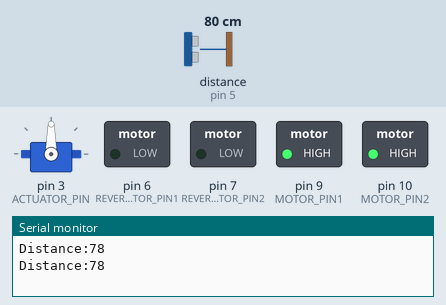
Recording of a sketch running on a simulated Arduino Uno, built with avr-gcc and run on an emulated ATmega328P. Parts: servo, switched loads named in the sketch (green lamp = pin HIGH), the last lines printed to the serial monitor. Wiring (inferred from the names in the program): ultrasonic range finder: trigger pin 4; echo pin 5. The inputs (shaded band) are chosen by the test bench; at power-on: distance to the obstacle (sensor on pin 5) 80 cm. The echo pulse lasts 58.3 µs per cm; pins used as bus, display or sensor lines are not drawn.

Above: at 10.2 s.
10.3 s: distance to the obstacle (sensor on pin 5) set to 22 cm
11.8 s: distance to the obstacle (sensor on pin 5) set to 18 cm
At 13.3 s:
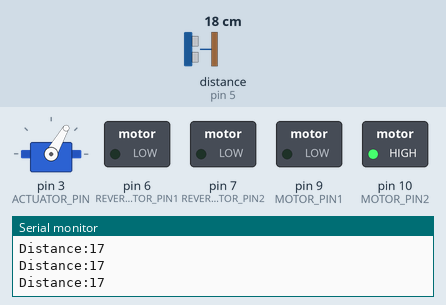
14.9 s: distance to the obstacle (sensor on pin 5) set to 35 cm
At 15.8 s:
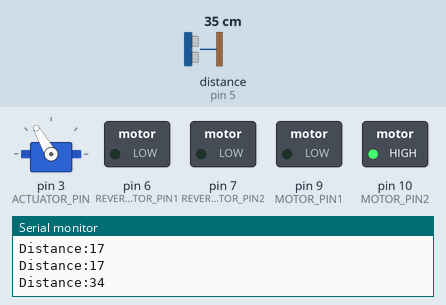
17.5 s: distance to the obstacle (sensor on pin 5) set to 2 cm
At 19.2 s:
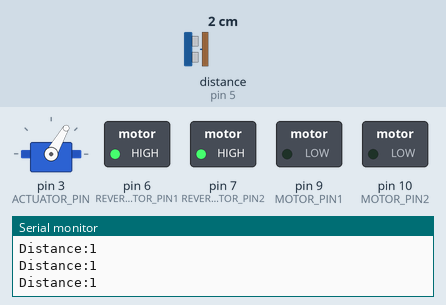
20.0 s: distance to the obstacle (sensor on pin 5) set to 60 cm
At 21.9 s:
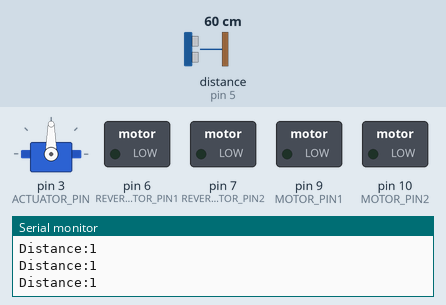
23.1 s: distance to the obstacle (sensor on pin 5) set to 4 cm
At 23.9 s:
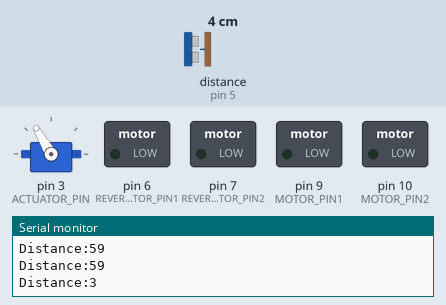
Timing chart, 0 to 27.2 s (numbered marks = the images above; inputs shaded):
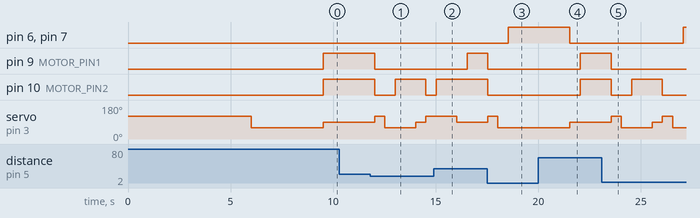

Measured:
- the behaviour switches between 21 and 20 cm on distance to the obstacle (sensor on pin 5) (found by bisection; images 0 and 1)
- after the input at 11.8 s, pin 9 (MOTOR_PIN1): HIGH → LOW after 0.22 s; pin 10 (MOTOR_PIN2): HIGH → LOW after 0.22 s, → HIGH 1.0 s later, → LOW 1.5 s later; servo on pin 3 (ACTUATOR_PIN): 90° → 120° after 0.22 s, → 60° 0.50 s later, → 90° 1.5 s later, → 120° 0.50 s later
- after the input at 14.9 s, pin 6 (REVERSE_MOTOR_PIN1), pin 7 (REVERSE_MOTOR_PIN2): stays LOW (without the input it goes to HIGH after 0.63 s); pin 9 (MOTOR_PIN1): LOW → HIGH after 1.6 s; pin 10 (MOTOR_PIN2): LOW → HIGH after 0.13 s; servo on pin 3 (ACTUATOR_PIN): 120° → 90° after 1.1 s
- after the input at 17.5 s, pin 6 (REVERSE_MOTOR_PIN1), pin 7 (REVERSE_MOTOR_PIN2): LOW → HIGH after 1.0 s; pin 9 (MOTOR_PIN1), pin 10 (MOTOR_PIN2): HIGH → LOW at once; servo on pin 3 (ACTUATOR_PIN): 90° → 120° at once, → 60° 0.50 s later
- after the input at 20.0 s, pin 9 (MOTOR_PIN1): LOW → HIGH after 2.0 s; pin 10 (MOTOR_PIN2): LOW → HIGH after 2.0 s instead of 3.0 s; servo on pin 3 (ACTUATOR_PIN): goes on until 21.5 s, then stays 90°
- after the input at 23.1 s, pin 6 (REVERSE_MOTOR_PIN1), pin 7 (REVERSE_MOTOR_PIN2): LOW → HIGH after 4.0 s

The sketch:

Method_2.ino
```cpp
 /* Complete program for reference */
#include <Servo.h>

#define LEFT_TURN 120
#define RIGHT_TURN 60
#define KEEP_STRAIGHT 90
#define COLLISION_POINT 20

#define ACTUATOR_PIN 3
#define TRIGGER 4
#define ECHO_PIN 5
#define REVERSE_MOTOR_PIN1 6
#define REVERSE_MOTOR_PIN2 7
#define MOTOR_PIN1  9
#define MOTOR_PIN2  10

Servo sonar_actuator;
  int uturn=0;
  long duration; int distance;
void robotStop() {
  digitalWrite(MOTOR_PIN1, LOW);
  digitalWrite(MOTOR_PIN2, LOW);
}
void TurnRobotRight() {
  digitalWrite(MOTOR_PIN1,HIGH);
  digitalWrite(MOTOR_PIN2, LOW);
  delay(1000);
}
void TurnRobotleft() {
  digitalWrite(MOTOR_PIN1,LOW);
  digitalWrite(MOTOR_PIN2, HIGH);
  delay(1000);
}

void MoveRobotForward() {
  digitalWrite(MOTOR_PIN1, HIGH);
  digitalWrite(MOTOR_PIN2, HIGH);
}
void makeUturn() {
  digitalWrite(MOTOR_PIN1, LOW);
  digitalWrite(MOTOR_PIN2, HIGH);
  delay(1000);
}

void TakeReverse() {
  digitalWrite(REVERSE_MOTOR_PIN1, HIGH);
  digitalWrite(REVERSE_MOTOR_PIN2, HIGH);
  digitalWrite(MOTOR_PIN1, LOW);
  digitalWrite(MOTOR_PIN2, LOW);
  delay(3000);
  digitalWrite(REVERSE_MOTOR_PIN1, LOW);
  digitalWrite(REVERSE_MOTOR_PIN2, LOW);
}

int measureDistance() {
  int temp;
  delay(500); /*Keeping some delay before it starts
transmitting the sound.*/ /* Following code will
produce ultrasound for 10us(microseconds) by
providing HIGH pulse for 10 microseconds */
  digitalWrite(TRIGGER, HIGH);
  delayMicroseconds(10);
  digitalWrite(TRIGGER, LOW);
/* PulseIn returns the length of the pulse in echo pin.
It reads the state of the echo pin. Here it waits for the
echo pin state to go from HIGH to LOW. */
  duration = pulseIn(ECHO_PIN, HIGH);
  temp = duration * 0.0340/2; /* distance = (time taken
X speed of the sound)/2. */
  Serial.print("Distance:");
  Serial.println(temp);
  return temp;
}
void setup() { delay(5000);
/* When the Arduino write HIGH to TRIGGER pin, sonar
will generate ultrasound. Hence the TRIGGER pin has to
configure for OUTPUT */
  pinMode(TRIGGER, OUTPUT);
  pinMode(MOTOR_PIN1, OUTPUT);
  pinMode(MOTOR_PIN2, OUTPUT);
  pinMode(REVERSE_MOTOR_PIN1, OUTPUT);
  pinMode(REVERSE_MOTOR_PIN2, OUTPUT);
  sonar_actuator.attach(ACTUATOR_PIN);
  sonar_actuator.write(KEEP_STRAIGHT);
/* echo pin of the sonar will go high when it receives
the transmitted sound from the sonar. So the echo
pin has to be read for knowing the pin status. So the
ECHO_PIN has to be configured for INPUT */
  pinMode(ECHO_PIN, INPUT);
  digitalWrite(TRIGGER, LOW);
  Serial.begin(9600); /* configure the serial monitor
printing the distance. */
  sonar_actuator.write(LEFT_TURN);
  delay(1000);
  sonar_actuator.write(RIGHT_TURN);
  delay(3000);
}
void loop() {
  distance = measureDistance();
  if (distance < COLLISION_POINT) {
    robotStop();
    sonar_actuator.write(LEFT_TURN);
    distance = measureDistance();
    if (distance > COLLISION_POINT) {
      TurnRobotleft();
    } else {
       sonar_actuator.write(RIGHT_TURN);
       distance = measureDistance();
       if (distance > COLLISION_POINT)
          TurnRobotRight();
       else {
          uturn++;
          if(uturn > 1) {
            TakeReverse();
            uturn = 0;
          }else
            makeUturn();
       }
    }
  } else {
       MoveRobotForward();
  }
  sonar_actuator.write(KEEP_STRAIGHT);
}
```
